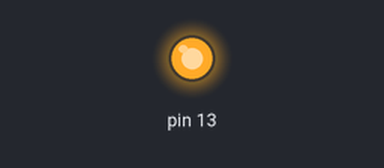
Simulated run of this sketch. Board: Arduino Uno, built with avr-gcc and run on an emulated ATmega328P. Shown: output pins drawn as LEDs (lit = HIGH). What the sketch prints to the serial monitor is not drawn.

Above: at 0.1 s.
At 5.1 s:
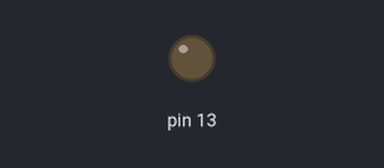
Timing chart, 0 to 6.6 s (numbered marks = the images above):
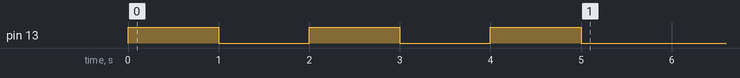

The sketch:

test_reset.ino
```cpp
void setup() {
  Serial.begin(9600);
  Serial.println("Starting up!");
  pinMode(13, OUTPUT);

  for(int i=0; i<3; i++) {
    digitalWrite(13, HIGH);
    delay(1000);
    digitalWrite(13, LOW);
    delay(1000);
  }

}

void loop() {
  delay(10);
}
```
